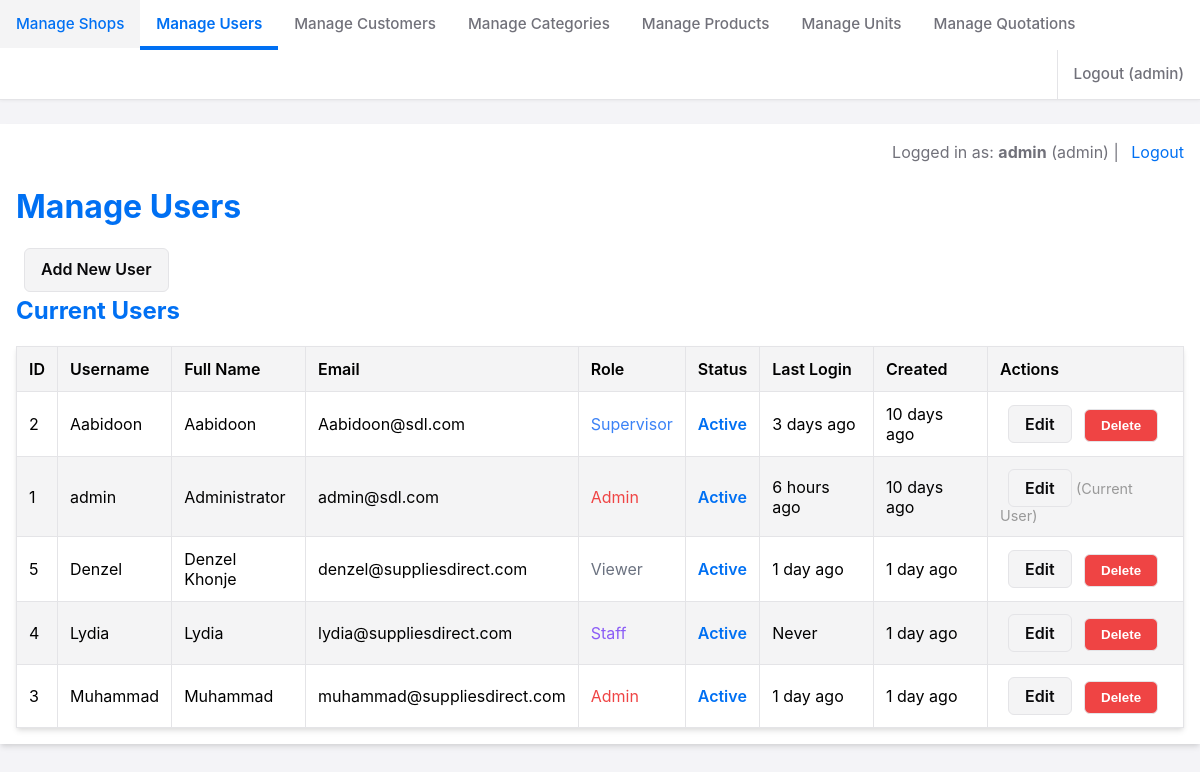
Screenshot of /admin/admin_users.php (signed in) with the database file from the repository.
### tables this page shows
CREATE TABLE IF NOT EXISTS `users` (
  `id` int NOT NULL AUTO_INCREMENT,
  `username` varchar(50) NOT NULL,
  `password_hash` varchar(255) NOT NULL,
  `full_name` varchar(100) DEFAULT NULL,
  `email` varchar(191) NOT NULL,
  `role` enum('admin','manager','staff','supervisor','viewer') DEFAULT 'staff',
  `is_active` tinyint(1) DEFAULT '1',
  `last_login_at` timestamp NULL DEFAULT NULL,
  `created_at` timestamp NULL DEFAULT CURRENT_TIMESTAMP,
  `updated_at` timestamp NULL DEFAULT CURRENT_TIMESTAMP ON UPDATE CURRENT_TIMESTAMP,
  PRIMARY KEY (`id`),
  UNIQUE KEY `username` (`username`),
  UNIQUE KEY `email` (`email`)
);

### includes/db_connect.php (called while the page is built, shortened)
<?php
class DatabaseConfig {
    public static function executeQuery(PDO $pdo, string $query, array $params = []): PDOStatement {
        try {
            $stmt = $pdo->prepare($query);
            $stmt->execute($params);
            return $stmt;
        } catch (PDOException $e) {
            self::logQueryError($query, $params, $e);
            throw $e;
        }
    }
}

### admin/admin_users.php (the view, shortened to what this page needs)
<?php
require_once __DIR__ . '/../includes/time_formating_helper.php';
require_once __DIR__ . '/../includes/db_connect.php';
$pdo = null;
$action = $_GET['action'] ?? 'list';
function esc(string $string): string {
    return htmlspecialchars($string, ENT_QUOTES, 'UTF-8');
}
try {
    $pdo = DatabaseConfig::getConnection();
    $users = [];
    if ($action === 'list') {
        $sql = "SELECT id, username, full_name, email, role, is_active, created_at, last_login_at
                FROM users
                ORDER BY username ASC";
        $stmt = DatabaseConfig::executeQuery($pdo, $sql);
        $users = $stmt->fetchAll();
    }
} catch (PDOException $e) {
    $feedback_message = "Database error: " . $e->getMessage();
    $feedback_type = 'error';
    $action = 'list';
} finally {
    DatabaseConfig::closeConnection($pdo);
}
require_once __DIR__ . '/../includes/nav.php';
?>
<!DOCTYPE html>
<html lang="en">
<head>
    <link rel="stylesheet" href="../css/admin.css">
</head>
<body>
    <div class="container">
        <div class="user-info">
             Logged in as: <strong><?php echo esc($_SESSION['username']); ?></strong> (<?php echo esc($_SESSION['user_role']); ?>)
             | <a href="logout.php">Logout</a>
        </div>
        <h1>Manage Users</h1>
        <?php if ($action === 'list'): ?>
            <a href="admin_users.php?action=add" class="button-link">Add New User</a>
            <h2>Current Users</h2>
            <table>
                <thead>
                    <tr>
                        <th>ID</th>
                        <th>Username</th>
                        <th>Full Name</th>
                        <th>Email</th>
                        <th>Role</th>
                        <th>Status</th>
                        <th>Last Login</th>
                        <th>Created</th>
                        <th>Actions</th>
                    </tr>
                </thead>
                <tbody>
                    <?php if (empty($users)): ?>
                        <tr>
                            <td colspan="9">No users found.</td>
                        </tr>
                    <?php else: ?>
                        <?php foreach ($users as $user): ?>
<tr>
    <td><?php echo (int)$user['id']; ?></td>
    <td><?php echo esc($user['username']); ?></td>
    <td><?php echo esc($user['full_name'] ?? 'N/A'); ?></td>
    <td><?php echo esc($user['email']); ?></td>
    <td><?php echo formatRoleDisplay($user['role']); ?></td>
    <td><?php echo formatStatusDisplay($user['is_active']); ?></td>
    <td><?php echo formatRelativeTime($user['last_login_at']); ?></td>
    <td><?php echo formatRelativeTime($user['created_at']); ?></td>
    <td class="actions">
        <a href="admin_users.php?action=edit&id=<?php echo (int)$user['id']; ?>" class="button-link edit">Edit</a>
        <?php if ($user['id'] !== $_SESSION['user_id']): ?>
            <button type="button" onclick="confirmDelete(<?php echo (int)$user['id']; ?>, '<?php echo esc(addslashes($user['username'])); ?>')" class="button-link delete">Delete</button>
        <?php else: ?>
            <span style="color:#999; font-size: 0.9em;">(Current User)</span>
        <?php endif; ?>
    </td>
</tr>
<?php endforeach; ?>
                    <?php endif; ?>
                </tbody>
            </table>
        <?php endif;  ?>
    </div>
</body>
</html>

### includes/time_formating_helper.php
<?php
function formatRelativeTime($timestamp) {
    if (!$timestamp) return 'Never';
    $now = new DateTime();
    $past = new DateTime($timestamp);
    $diff = $now->diff($past);
    $exactTimestamp = date('Y-m-d H:i:s', strtotime($timestamp));
    if ($diff->y > 0) {
        $relativeTime = $diff->y . ' year' . ($diff->y > 1 ? 's' : '') . ' ago';
    } elseif ($diff->m > 0) {
        $relativeTime = $diff->m . ' month' . ($diff->m > 1 ? 's' : '') . ' ago';
    } elseif ($diff->d > 0) {
        $relativeTime = $diff->d . ' day' . ($diff->d > 1 ? 's' : '') . ' ago';
    } elseif ($diff->h > 0) {
        $relativeTime = $diff->h . ' hour' . ($diff->h > 1 ? 's' : '') . ' ago';
    } elseif ($diff->i > 0) {
        $relativeTime = $diff->i . ' minute' . ($diff->i > 1 ? 's' : '') . ' ago';
    } else {
        $relativeTime = 'Just now';
    }
    return "<span class='timestamp' title='Exact time'>{$relativeTime}<span class='tooltip'>{$exactTimestamp}</span></span>";
}
function formatRoleDisplay($role) {
    $formattedRole = ucfirst($role);
    return "<span class='role-{$role}'>{$formattedRole}</span>";
}
function formatStatusDisplay($isActive) {
    return $isActive
        ? "<span class='status-active'>Active</span>"
        : "<span class='status-inactive'>Inactive</span>";
}
?>

### css/admin.css (style rules this page uses)
:root { --background: #ffffff; --foreground: #000000; --card: #ffffff; --card-foreground: #000000; --popover: #ffffff; --popover-foreground: #000000; --primary: #0070f3; --primary-foreground: #ffffff; --secondary: #f4f4f5; --secondary-foreground: #09090b; --muted: #f4f4f5; --muted-foreground: #71717a; --accent: #f4f4f5; --accent-foreground: #09090b; --destructive: #ef4444; --destructive-foreground: #ffffff; --border: #e4e4e7; --input: #e4e4e7; --ring: #0070f3; --role-admin: #ef4444; --role-manager: #10b981; --role-supervisor: #3b82f6; --role-staff: #8b5cf6; --role-viewer: #6b7280; }
* { box-sizing: border-box; margin: 0; padding: 0; }
body { font-family: -apple-system, BlinkMacSystemFont, "Segoe UI", Roboto, Oxygen-Sans, Ubuntu, Cantarell, "Helvetica Neue", sans-serif; line-height: 1.6; color: var(--foreground); background-color: #f4f4f7; }
.container { max-width: 1200px; margin: 0 auto; padding: 1rem; background-color: var(--background); box-shadow: 0 4px 6px -1px rgba(0, 0, 0, 0.1), 0 2px 4px -1px rgba(0, 0, 0, 0.06); }
.user-info { text-align: right; margin-bottom: 1rem; color: var(--muted-foreground); }
.user-info a { color: var(--primary); text-decoration: none; margin-left: 0.5rem; }
h1, h2 { margin-bottom: 1rem; color: var(--primary); }
button, .button-link { display: inline-block; padding: 0.5rem 1rem; border-radius: 0.375rem; text-decoration: none; cursor: pointer; font-weight: 600; transition: all 0.2s ease; }
button { background-color: var(--primary); color: var(--primary-foreground); border: none; }
.button-link { background-color: var(--secondary); color: var(--secondary-foreground); border: 1px solid var(--border); margin-left: 0.5rem; }
.button-link.edit { background-color: var(--accent); color: var(--accent-foreground); }
.button-link.delete { background-color: var(--destructive); color: var(--destructive-foreground); }
table { width: 100%; border-collapse: collapse; background-color: var(--card); box-shadow: 0 4px 6px -1px rgba(0, 0, 0, 0.1), 0 2px 4px -1px rgba(0, 0, 0, 0.06); }
table th, table td { border: 1px solid var(--border); padding: 0.75rem; text-align: left; }
table th { background-color: var(--muted); font-weight: 600; }
table tr:nth-child(even) { background-color: var(--accent); }
.role-admin { color: var(--role-admin); }
.role-supervisor { color: var(--role-supervisor); }
.role-staff { color: var(--role-staff); }
.role-viewer { color: var(--role-viewer); }
.status-active { color: var(--primary); font-weight: 600; }
.timestamp { position: relative; cursor: help; }

### rows the page displays
users: id "2", username "Aabidoon", full_name "Aabidoon", email "Aabidoon@sdl.com", role "Supervisor", is_active "Active", last_login_at "3 days ago 10 days ago"
users: id "1", username "admin", full_name "Administrator", email "admin@sdl.com", role "Admin", is_active "Active", last_login_at "6 hours ago 10 days ago", shows "(Current User)"
users: id "5", username "Denzel", full_name "Denzel Khonje", email "denzel@suppliesdirect.com", role "Viewer", is_active "Active", relativeTime "1 day ago 1 day ago"
users: id "4", username "Lydia", full_name "Lydia", email "lydia@suppliesdirect.com", role "Staff", is_active "Active", last_login_at "Never", created_at "1 day ago"
users: id "3", username "Muhammad", full_name "Muhammad", email "muhammad@suppliesdirect.com", role "Admin", is_active "Active", last_login_at "1 day ago 1 day ago"

### other values shown
esc_nav($_SESSION['username']) "admin"
$_SESSION['username'] "admin"
$_SESSION['user_role'] "admin"
